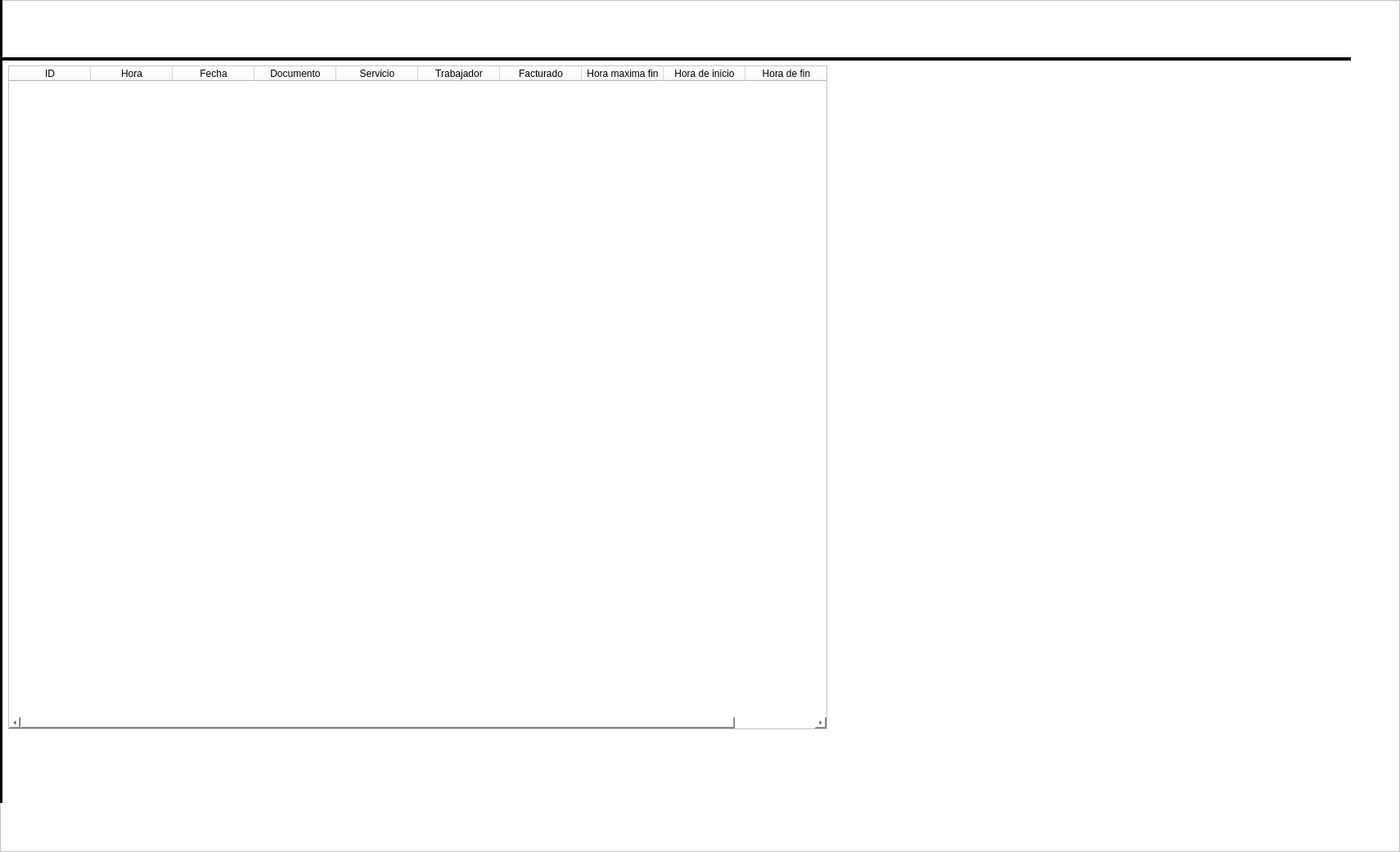
   <widget class="QFrame" name="frame_2">
    <property name="geometry">
     <rect>
      <x>401</x>
      <y>50</y>
      <width>1711</width>
      <height>1041</height>
     </rect>
    </property>
    <property name="styleSheet">
     <string notr="true">background-color: rgb(255, 255, 255);</string>
    </property>
    <property name="frameShape">
     <enum>QFrame::StyledPanel</enum>
    </property>
    <property name="frameShadow">
     <enum>QFrame::Raised</enum>
    </property>
    <widget class="QFrame" name="frame_3">
     <property name="geometry">
      <rect>
       <x>0</x>
       <y>-120</y>
       <width>3</width>
       <height>1101</height>
      </rect>
     </property>
     <property name="styleSheet">
      <string notr="true">background-color: rgb(0, 0, 0);</string>
     </property>
     <property name="frameShape">
      <enum>QFrame::StyledPanel</enum>
     </property>
     <property name="frameShadow">
      <enum>QFrame::Raised</enum>
     </property>
    </widget>
    <widget class="QFrame" name="frame_4">
     <property name="geometry">
      <rect>
       <x>0</x>
       <y>70</y>
       <width>1651</width>
       <height>4</height>
      </rect>
     </property>
     <property name="styleSheet">
      <string notr="true">background-color: rgb(0, 0, 0);</string>
     </property>
     <property name="frameShape">
      <enum>QFrame::StyledPanel</enum>
     </property>
     <property name="frameShadow">
      <enum>QFrame::Raised</enum>
     </property>
    </widget>
    <widget class="QTableWidget" name="TabAgenda">
     <property name="geometry">
      <rect>
       <x>10</x>
       <y>80</y>
       <width>1001</width>
       <height>811</height>
      </rect>
     </property>
     <column>
      <property name="text">
       <string>ID</string>
      </property>
     </column>
     <column>
      <property name="text">
       <string>Hora</string>
      </property>
     </column>
     <column>
      <property name="text">
       <string>Fecha</string>
      </property>
     </column>
     <column>
      <property name="text">
       <string>Documento</string>
      </property>
     </column>
     <column>
      <property name="text">
       <string>Servicio</string>
      </property>
     </column>
     <column>
      <property name="text">
       <string>Trabajador</string>
      </property>
     </column>
     <column>
      <property name="text">
       <string>Facturado</string>
      </property>
     </column>
     <column>
      <property name="text">
       <string>Hora maxima fin</string>
      </property>
     </column>
     <column>
      <property name="text">
       <string>Hora de inicio</string>
      </property>
     </column>
     <column>
      <property name="text">
       <string>Hora de fin</string>
      </property>
     </column>
    </widget>
   </widget>
